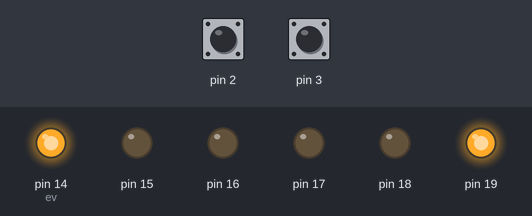
Bench run of a sketch on a simulated Arduino Uno, built with avr-gcc and run on an emulated ATmega328P. Shown: output pins drawn as LEDs (lit = HIGH). Inputs (shaded band) come from the test bench; at power-on: pin 2 HIGH, pin 3 HIGH. What the sketch prints to the serial monitor is not drawn.

Above: at 1.2 s.
1.3 s: pin 2 pulled LOW for 0.15 s
At 1.7 s:
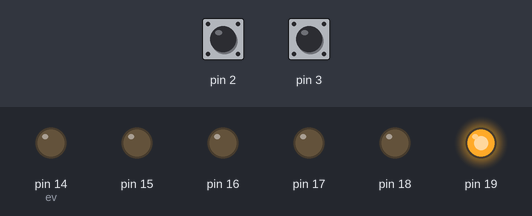
At 2.2 s:
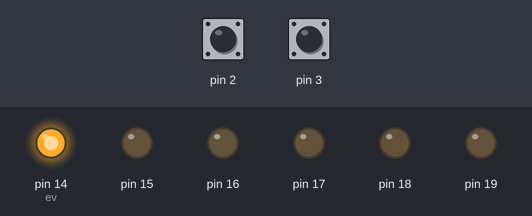
Timing chart, 0 to 10.3 s (numbered marks = the images above; inputs shaded):
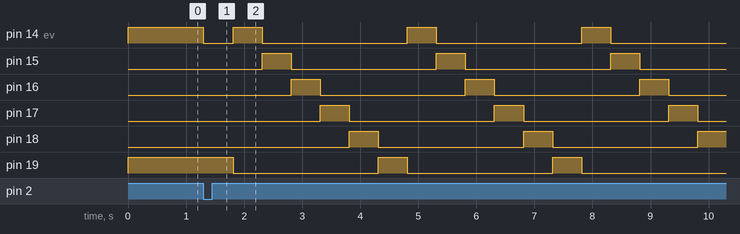

Measured:
- after the input at 1.3 s, pin 14 (ev): HIGH → LOW at once, then repeats every 3.0 s: HIGH 0.50 s, LOW 2.5 s; pin 15: alternates HIGH for 0.50 s and LOW for 2.5 s, starting after 1.0 s

The sketch:

5-4x_EXTscan.ino
```cpp
byte ev = 0, dir = 0, exec = 0;
void setup() {
  pinMode(2, INPUT_PULLUP);
  attachInterrupt(digitalPinToInterrupt(2), cxDIR, FALLING);
  pinMode(3, INPUT_PULLUP);
  attachInterrupt(digitalPinToInterrupt(3), cxHOME, FALLING);
  Serial.begin(9600);
  DDRC = 0xFF;
  PORTC = 0x21;
}
void loop() {
  Serial.print(ev);
  if (exec) {
    if (dir) PORTC = 1 << ev;
    else PORTC = B100000 >> ev;
    ev = ++ev % 6;
    Serial.print("\t");
    Serial.println(PORTC, BIN);
    delay(500);
  }
}
void cxDIR() {
  dir = (~dir);
  ev = 5 - ev;
  exec = 1;
}
void cxHOME() {
  ev = 0;
  exec = 1;
}
```
